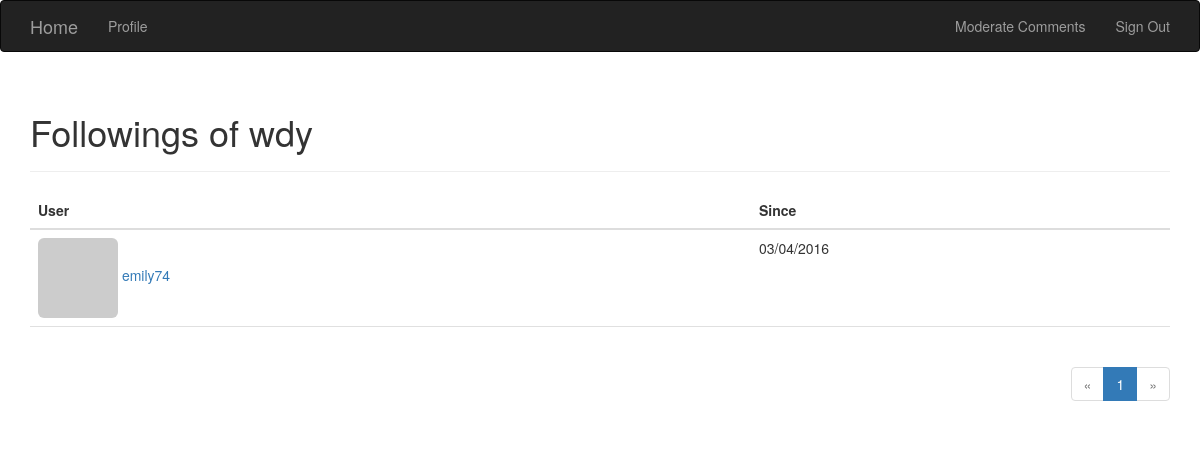
The page /followings/wdy (signed in) on the database as committed earlier.
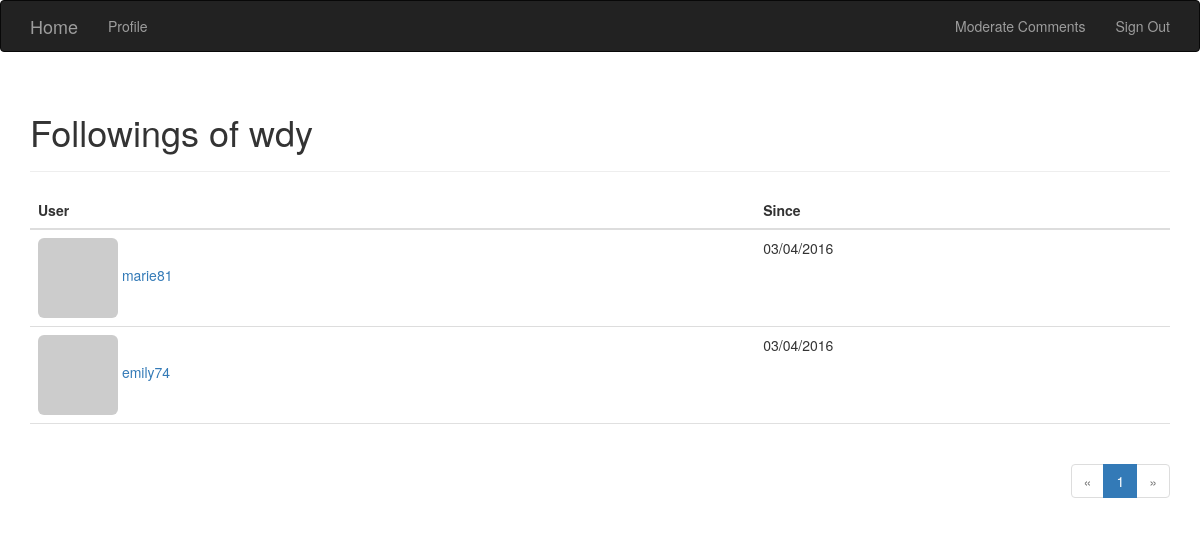
The same page on the database as committed later.
### flasky.py (models this page shows, shortened)
class User(UserMixin, db.Model):
    __tablename__ = 'users'
    id = db.Column(db.Integer, primary_key=True)
    email = db.Column(db.String(64), unique=True, index=True)
    username = db.Column(db.String(64), unique=True)
    password_hash = db.Column(db.String(128))
    role_id = db.Column(db.Integer, db.ForeignKey('roles.id'))
    confirmed = db.Column(db.Boolean, default=False)
    location = db.Column(db.String(64))
    about_me = db.Column(db.Text())
    member_since = db.Column(db.DateTime(), default=datetime.utcnow)
    last_seen = db.Column(db.DateTime(), default=datetime.utcnow)
    avatar_hash = db.Column(db.String(32))#email md5
    posts = db.relationship('Post', backref='author', lazy='dynamic')
    followed = db.relationship('Follow',
                               foreign_keys=[Follow.follower_id],
                               backref=db.backref('follower', lazy='joined'),
                               lazy='dynamic',
                               cascade='all, delete-orphan')
    followers = db.relationship('Follow', foreign_keys=[Follow.followed_id],
                                backref=db.backref('followed', lazy='joined'),
                                lazy='dynamic',
                                cascade='all, delete-orphan')
    comments = db.relationship('Comment', backref='author', lazy='dynamic')
    @property
    def password(self):
        raise AttributeError('password is not a readable attribute')
    def can(self, permissions):
        return self.role is not None and (self.role.permissions & permissions) == permissions
    def gravatar(self, size=100, default='identicon', rating='g'):
        if request.is_secure:
            url = 'https://secure.gravatar.com/avatar'
        else:
            url = 'https://www.gravatar.com/avatar'
        hash = hashlib.md5(self.email.encode('utf-8')).hexdigest()
        return '{url}/{hash}?s={size}&d={default}&r={rating}'.format(
            url=url, hash=hash, size=size, default=default, rating=rating)

class Follow(db.Model):
    __tablename__ = 'follows'
    follower_id = db.Column(db.Integer, db.ForeignKey('users.id'),
                            primary_key=True)
    followed_id = db.Column(db.Integer, db.ForeignKey('users.id'),
                            primary_key=True)
    timestamp = db.Column(db.DateTime, default=datetime.utcnow)

### flasky.py (the view)
@app.route('/followings/<username>')
@login_required
def followings(username):
    user = User.query.filter_by(username=username).first()
    if user is None:
        flash('Invalid user')
        return redirect(url_for('index'))
    page = request.args.get('page', 1, type=int)
    pagination = user.followed.paginate(
        page, per_page=current_app.config['FLASKY_FOLLOWERS_PER_PAGE'],
        error_out=False)
    followings = [{'user': item.followed, 'timestamp': item.timestamp}
                 for item in pagination.items]
    return render_template('followings.html', user=user, title="Followings of",
                           endpoint='followings', pagination=pagination,
                           followings=followings)

### flasky.py (called while the page is built)
@login_manager.user_loader
def load_user(user_id):
    return User.query.get(user_id)

@app.context_processor
def inject_permissions():
    return dict(Permission=Permission)

### templates/followings.html (shortened to what this page needs)
{% extends "base.html" %}
{% import "_macros.html" as macros %}
{% block page_content %}
<div class="page-header">
    <h1>{{ title }} {{ user.username }}</h1>
</div>
<table class="table table-hover followers">
    <thead><tr><th>User</th><th>Since</th></tr></thead>
    {% for follow in followings %}
        {% if follow.user.username != user.username %}
    <tr>
        <td>
            <a href="{{ url_for('user', username = follow.user.username) }}">
                <img class="img-rounded" src="{{ follow.user.gravatar(size=32) }}">
                {{ follow.user.username }}
            </a>
        </td>
        <td>{{ moment(follow.timestamp).format('L') }}</td>
    </tr>
        {% endif %}
    {% endfor %}
</table>
<div class="pagination">
    {{ macros.pagination_widget(pagination, endpoint, username = user.username) }}
</div>
{% endblock %}

Rows that differ between the two databases and show on the page:
now on this page (row unchanged): User: user.username "marie81"
added Follow: timestamp "03/04/2016"
